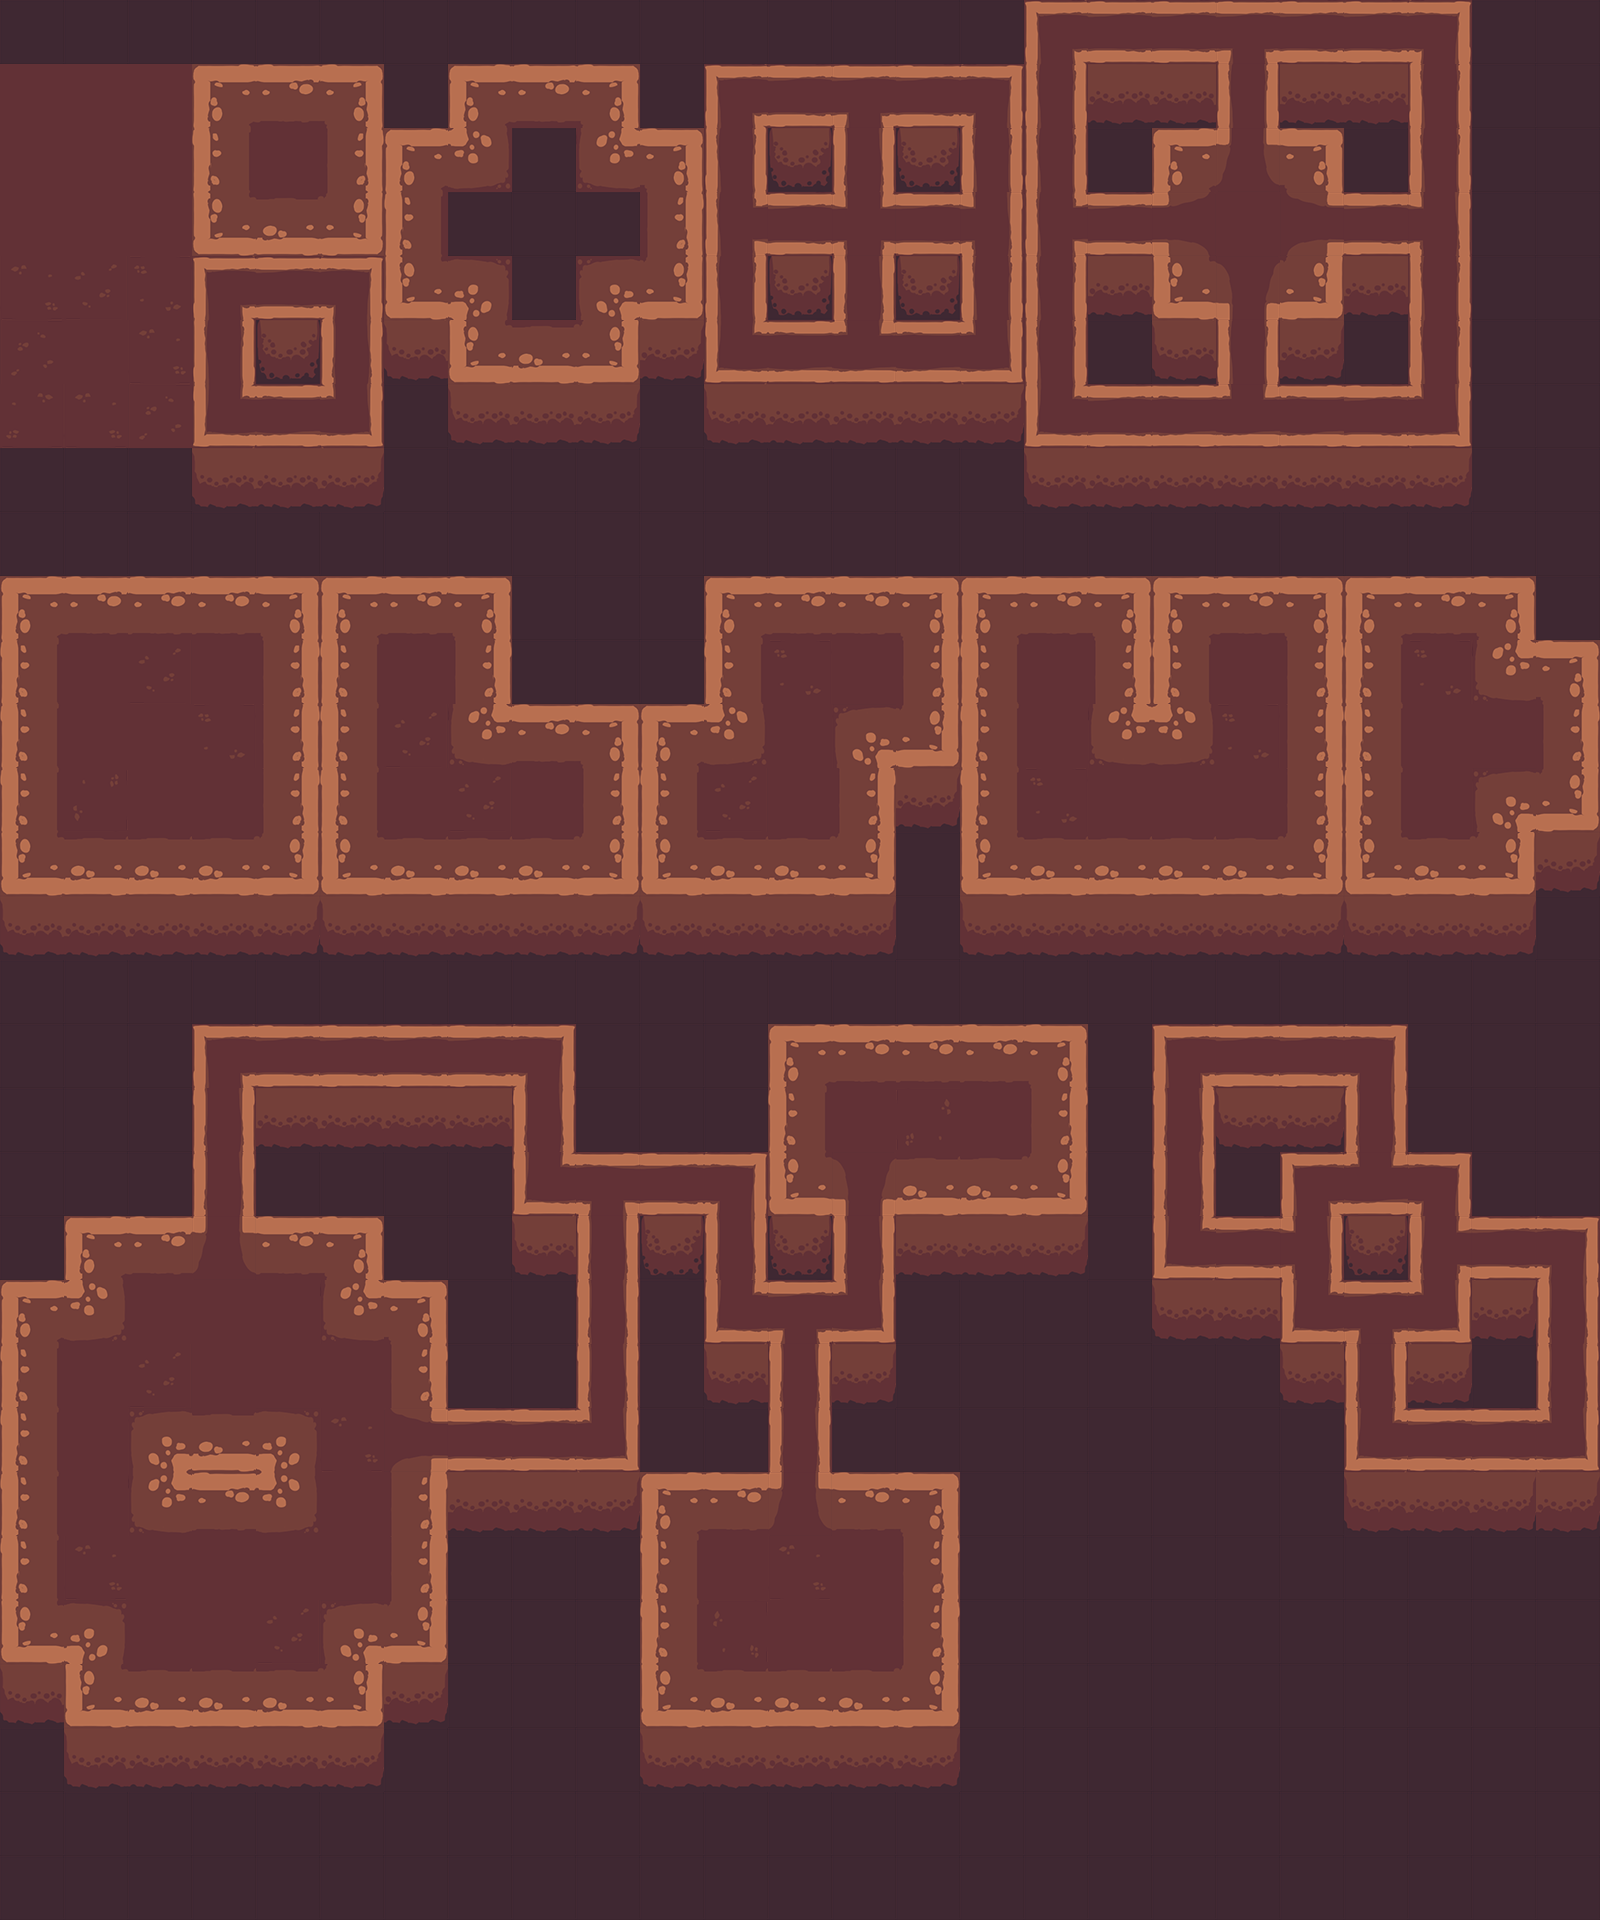

Rendered tile map (Tiled .tmx) drawn with the repository's tilesets; below, a short description and the map source with its tile grids summarised:
An orthogonal 25x30 tile map with 64x64 px tiles, 2 tile layers (bg, demo).

<map version="1.0.0" orientation="orthogonal" renderorder="right-down" width="25" height="30" tilewidth="64" tileheight="64" nextobjectid="1">
 <tileset firstgid="1" source="template.tsx" />
 <layer name="bg" width="25" height="30">
  <data>[750 cells, 750 non-empty, 1 distinct tile ids]</data>
 </layer>
 <layer name="demo" width="25" height="30">
  <data>[750 cells, 460 non-empty, 30 distinct tile ids]</data>
 </layer>
</map>